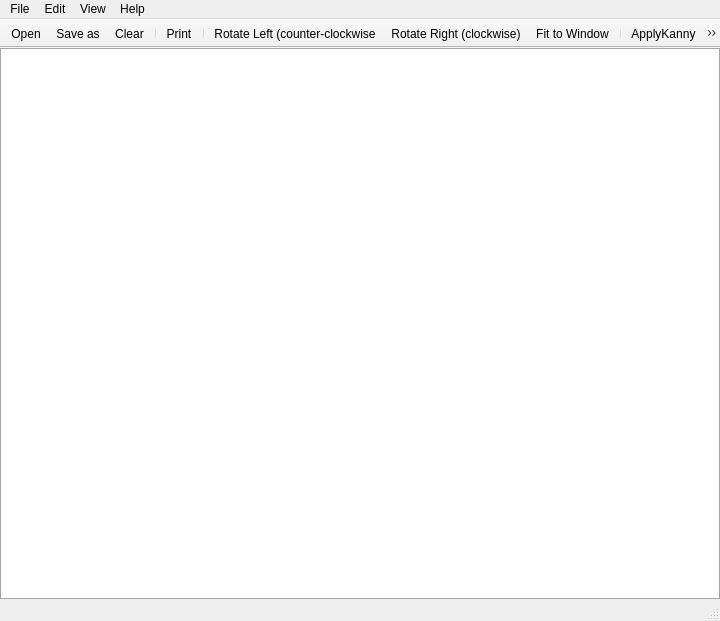
<?xml version="1.0" encoding="UTF-8"?>
<ui version="4.0">
 <class>MainWindow</class>
 <widget class="QMainWindow" name="MainWindow">
  <property name="geometry">
   <rect>
    <x>0</x>
    <y>0</y>
    <width>720</width>
    <height>621</height>
   </rect>
  </property>
  <property name="minimumSize">
   <size>
    <width>250</width>
    <height>250</height>
   </size>
  </property>
  <property name="windowTitle">
   <string>QIV</string>
  </property>
  <property name="styleSheet">
   <string notr="true"/>
  </property>
  <widget class="QWidget" name="centralWidget">
   <layout class="QHBoxLayout" name="horizontalLayout_3">
    <property name="spacing">
     <number>6</number>
    </property>
    <property name="leftMargin">
     <number>0</number>
    </property>
    <property name="topMargin">
     <number>0</number>
    </property>
    <property name="rightMargin">
     <number>0</number>
    </property>
    <property name="bottomMargin">
     <number>0</number>
    </property>
    <item>
     <layout class="QVBoxLayout" name="verticalLayout">
      <property name="spacing">
       <number>6</number>
      </property>
      <property name="sizeConstraint">
       <enum>QLayout::SetDefaultConstraint</enum>
      </property>
      <property name="bottomMargin">
       <number>0</number>
      </property>
      <item>
       <widget class="ImgViewer" name="graphicsView">
        <property name="sizePolicy">
         <sizepolicy hsizetype="Preferred" vsizetype="Preferred">
          <horstretch>1</horstretch>
          <verstretch>1</verstretch>
         </sizepolicy>
        </property>
        <property name="styleSheet">
         <string notr="true">border:1px solid rgb(166, 166, 166);</string>
        </property>
        <property name="frameShape">
         <enum>QFrame::NoFrame</enum>
        </property>
        <property name="frameShadow">
         <enum>QFrame::Sunken</enum>
        </property>
        <property name="verticalScrollBarPolicy">
         <enum>Qt::ScrollBarAlwaysOff</enum>
        </property>
        <property name="horizontalScrollBarPolicy">
         <enum>Qt::ScrollBarAlwaysOff</enum>
        </property>
        <property name="renderHints">
         <set>QPainter::Antialiasing|QPainter::SmoothPixmapTransform|QPainter::TextAntialiasing</set>
        </property>
        <property name="dragMode">
         <enum>QGraphicsView::NoDrag</enum>
        </property>
        <property name="viewportUpdateMode">
         <enum>QGraphicsView::MinimalViewportUpdate</enum>
        </property>
       </widget>
      </item>
     </layout>
    </item>
   </layout>
  </widget>
  <widget class="QToolBar" name="mainToolBar">
   <property name="movable">
    <bool>false</bool>
   </property>
   <property name="allowedAreas">
    <set>Qt::NoToolBarArea</set>
   </property>
   <property name="floatable">
    <bool>true</bool>
   </property>
   <attribute name="toolBarArea">
    <enum>TopToolBarArea</enum>
   </attribute>
   <attribute name="toolBarBreak">
    <bool>false</bool>
   </attribute>
   <addaction name="actionOpen"/>
   <addaction name="actionSave"/>
   <addaction name="actionClear"/>
   <addaction name="separator"/>
   <addaction name="actionPrint"/>
   <addaction name="separator"/>
   <addaction name="actionRotate_Left"/>
   <addaction name="actionRotate_right"/>
   <addaction name="actionFitWindow"/>
   <addaction name="separator"/>
   <addaction name="actionApplyKanny"/>
   <addaction name="actionGarborFilter"/>
  </widget>
  <widget class="QStatusBar" name="statusBar"/>
  <widget class="QMenuBar" name="menuBar">
   <property name="geometry">
    <rect>
     <x>0</x>
     <y>0</y>
     <width>720</width>
     <height>22</height>
    </rect>
   </property>
   <widget class="QMenu" name="menuFile">
    <property name="title">
     <string>File</string>
    </property>
    <addaction name="actionOpen"/>
    <addaction name="actionSave"/>
    <addaction name="actionClear"/>
    <addaction name="separator"/>
    <addaction name="actionPrint"/>
    <addaction name="separator"/>
    <addaction name="actionExit"/>
   </widget>
   <widget class="QMenu" name="menuEdit">
    <property name="title">
     <string>Edit</string>
    </property>
    <addaction name="actionRotate_Left"/>
    <addaction name="actionRotate_right"/>
   </widget>
   <widget class="QMenu" name="menuView">
    <property name="title">
     <string>View</string>
    </property>
    <addaction name="actionFitWindow"/>
   </widget>
   <widget class="QMenu" name="menuHelp">
    <property name="title">
     <string>Help</string>
    </property>
   </widget>
   <addaction name="menuFile"/>
   <addaction name="menuEdit"/>
   <addaction name="menuView"/>
   <addaction name="menuHelp"/>
  </widget>
  <action name="actionOpen">
   <property name="icon">
    <iconset resource="imageViewer.qrc">
     <normaloff>:/icons/open.png</normaloff>:/icons/open.png</iconset>
   </property>
   <property name="text">
    <string>&amp;Open</string>
   </property>
  </action>
  <action name="actionClear">
   <property name="icon">
    <iconset resource="imageViewer.qrc">
     <normaloff>:/icons/clear.png</normaloff>:/icons/clear.png</iconset>
   </property>
   <property name="text">
    <string>Clear</string>
   </property>
  </action>
  <action name="actionExit">
   <property name="text">
    <string>Exit</string>
   </property>
  </action>
  <action name="actionRotate_Left">
   <property name="icon">
    <iconset resource="imageViewer.qrc">
     <normaloff>:/icons/rotate_ccw.png</normaloff>:/icons/rotate_ccw.png</iconset>
   </property>
   <property name="text">
    <string>Rotate Left (counter-clockwise</string>
   </property>
  </action>
  <action name="actionRotate_right">
   <property name="icon">
    <iconset resource="imageViewer.qrc">
     <normaloff>:/icons/rotate_cw.png</normaloff>:/icons/rotate_cw.png</iconset>
   </property>
   <property name="text">
    <string>Rotate Right (clockwise)</string>
   </property>
  </action>
  <action name="actionSave">
   <property name="icon">
    <iconset resource="imageViewer.qrc">
     <normaloff>:/icons/save.png</normaloff>:/icons/save.png</iconset>
   </property>
   <property name="text">
    <string>&amp;Save as...</string>
   </property>
  </action>
  <action name="actionPrint">
   <property name="icon">
    <iconset resource="imageViewer.qrc">
     <normaloff>:/icons/print.png</normaloff>:/icons/print.png</iconset>
   </property>
   <property name="text">
    <string>&amp;Print</string>
   </property>
  </action>
  <action name="actionFitWindow">
   <property name="checkable">
    <bool>true</bool>
   </property>
   <property name="icon">
    <iconset resource="imageViewer.qrc">
     <normaloff>:/icons/fit.png</normaloff>:/icons/fit.png</iconset>
   </property>
   <property name="text">
    <string>&amp;Fit to Window</string>
   </property>
  </action>
  <action name="actionApplyKanny">
   <property name="icon">
    <iconset resource="imageViewer.qrc">
     <normaloff>:/icons/about.png</normaloff>:/icons/about.png</iconset>
   </property>
   <property name="text">
    <string>ApplyKanny</string>
   </property>
   <property name="toolTip">
    <string>Apply Kanny algorithm</string>
   </property>
  </action>
  <action name="actionGarborFilter">
   <property name="icon">
    <iconset resource="imageViewer.qrc">
     <normaloff>:/icons/about.png</normaloff>:/icons/about.png</iconset>
   </property>
   <property name="text">
    <string>GarborFilter</string>
   </property>
   <property name="toolTip">
    <string>Apply Garbor filter</string>
   </property>
  </action>
 </widget>
 <layoutdefault spacing="6" margin="11"/>
 <customwidgets>
  <customwidget>
   <class>ImgViewer</class>
   <extends>QGraphicsView</extends>
   <header>imgviewer.h</header>
  </customwidget>
 </customwidgets>
 <resources>
  <include location="imageViewer.qrc"/>
 </resources>
 <connections/>
</ui>
